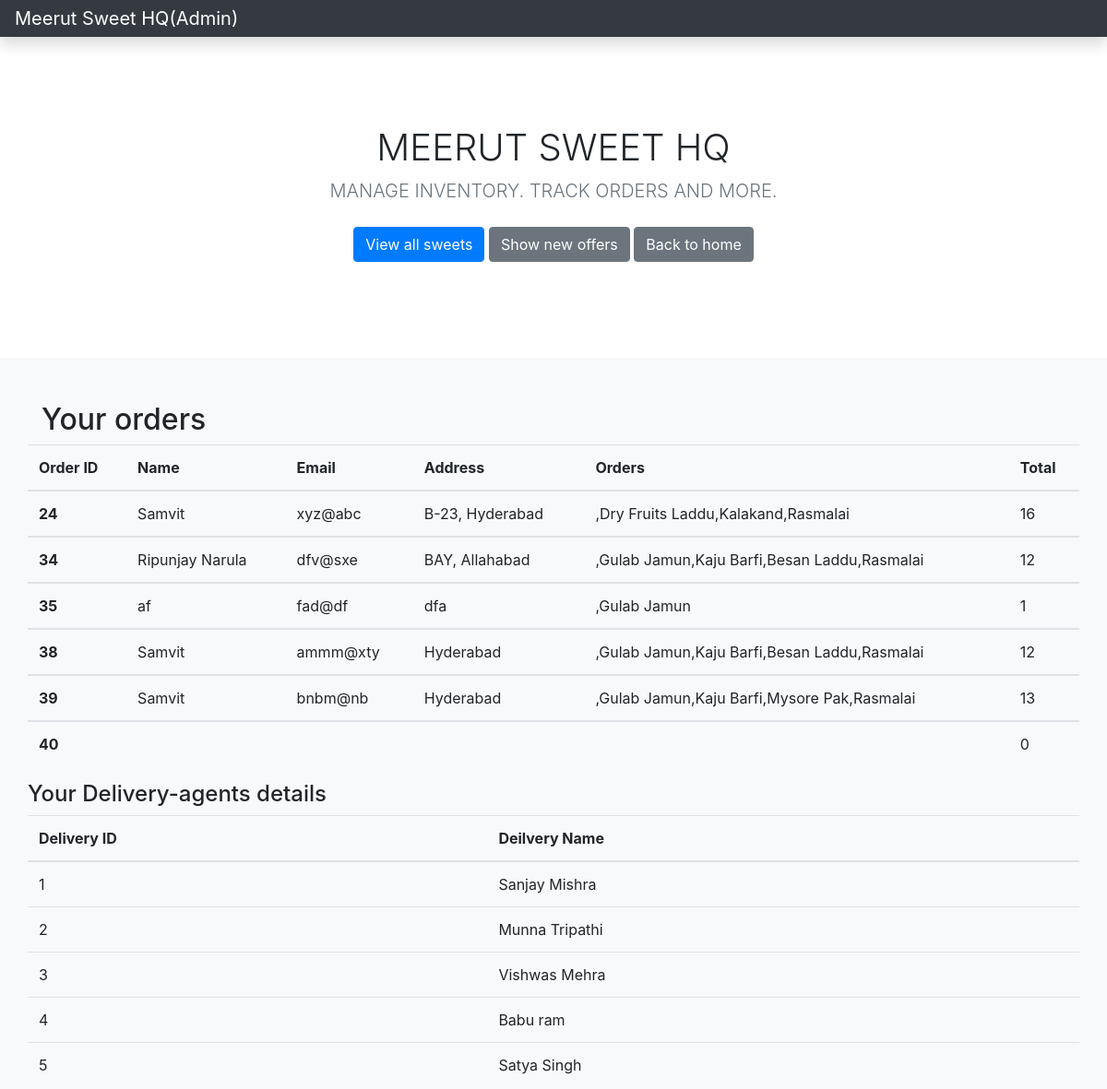
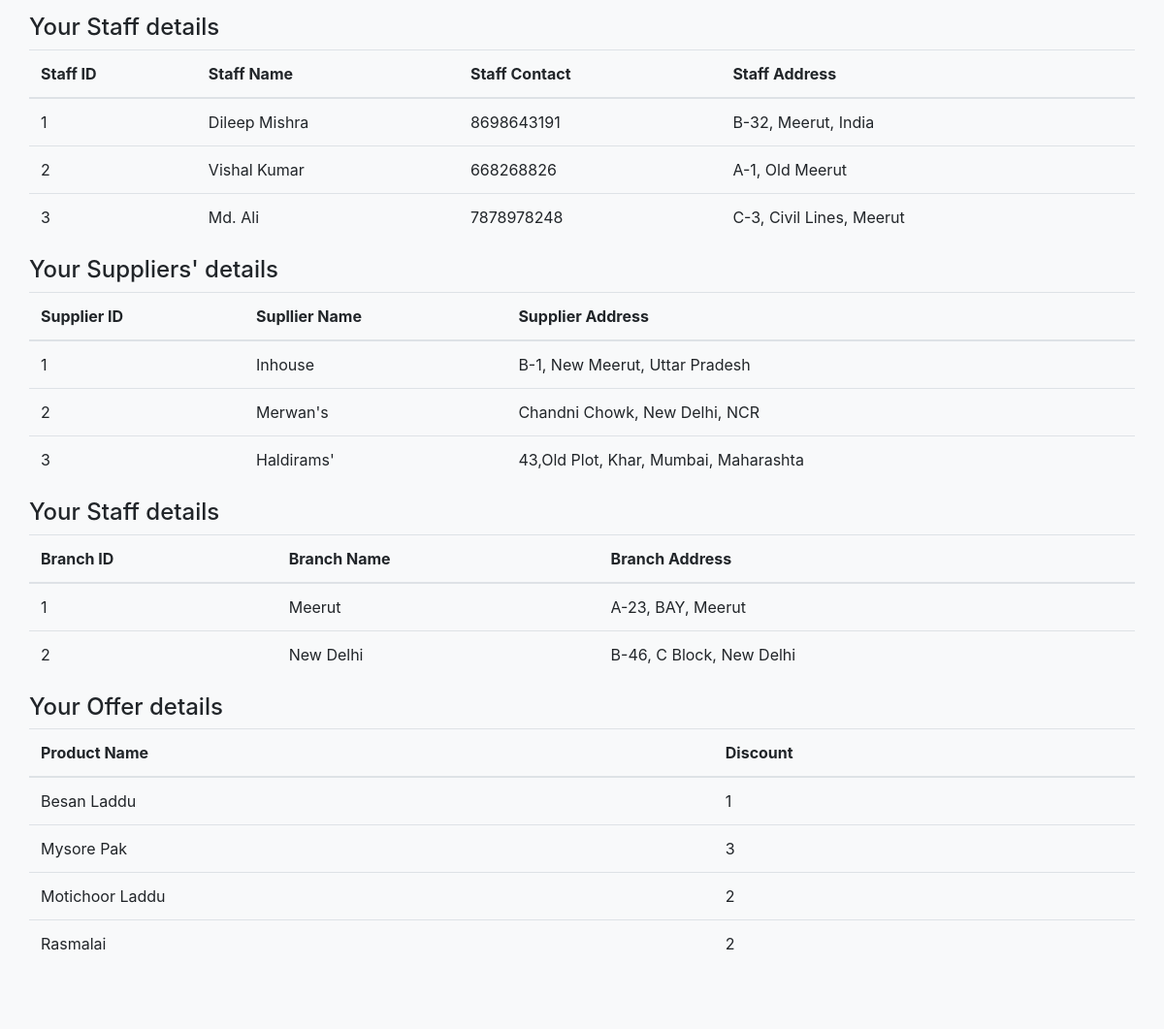
The page /sign-in/admin.php on the database its author committed (2 pictures, top to bottom).
### tables this page shows
CREATE TABLE `orders` (
  `uname` varchar(30) NOT NULL,
  `uid` int(4) NOT NULL AUTO_INCREMENT,
  `uemail` varchar(30) NOT NULL,
  `uaddress` varchar(50) NOT NULL,
  `cart` varchar(30) NOT NULL,
  PRIMARY KEY (`uid`)
);

CREATE TABLE `product` (
  `PRODUCT_ID` varchar(6) NOT NULL DEFAULT '',
  `P_NAME` varchar(30) DEFAULT NULL,
  `PRICE` int(11) DEFAULT NULL,
  `BRAND` varchar(10) DEFAULT NULL,
  `STOCK_NO` varchar(6) DEFAULT NULL,
  `discount` int(11) NOT NULL,
  PRIMARY KEY (`PRODUCT_ID`),
  KEY `FK_PRODUCT` (`STOCK_NO`),
  CONSTRAINT `FK_PRODUCT` FOREIGN KEY (`STOCK_NO`) REFERENCES `stock` (`STOCK_NO`)
);

CREATE TABLE `dmen` (
  `did` int(11) NOT NULL,
  `name` varchar(30) NOT NULL,
  `status` int(11) NOT NULL,
  PRIMARY KEY (`did`)
);

CREATE TABLE `staff` (
  `staffid` int(4) NOT NULL AUTO_INCREMENT,
  `staffname` varchar(32) NOT NULL,
  `staffaddress` varchar(50) NOT NULL,
  `staffcontact` varchar(12) NOT NULL,
  PRIMARY KEY (`staffid`)
);

CREATE TABLE `supplier` (
  `SUPPLIER_ID` varchar(6) NOT NULL DEFAULT '',
  `S_NAME` varchar(15) DEFAULT NULL,
  `S_ADDRESS` varchar(50) DEFAULT NULL,
  PRIMARY KEY (`SUPPLIER_ID`)
);

CREATE TABLE `branches` (
  `branchid` int(4) NOT NULL,
  `branchname` varchar(32) NOT NULL,
  `branch address` varchar(50) NOT NULL
);

### sign-in/admin.php (the view, shortened to what this page needs)
<!doctype html>
<html lang="en">
  <head>
<link href="../assets/dist/css/bootstrap.min.css" rel="stylesheet">
    <link href="album.css" rel="stylesheet">
  </head>
  <body>
  <nav class="navbar navbar-dark sticky-top bg-dark flex-md-nowrap p-0 shadow">
  <a class="navbar-brand col-md-3 col-lg-2 mr-0 px-3" href="#">Meerut Sweet HQ(Admin)</a>
</nav>
<main role="main">
  <section class="jumbotron text-center">
    <div class="container">
      <h1>MEERUT SWEET HQ</h1>
      <p class="lead text-muted">MANAGE INVENTORY. TRACK ORDERS AND MORE.</p>
      <p>
        <a href="#" class="btn btn-primary my-2">View all sweets</a>
        <a href="offers.php" class="btn btn-secondary my-2">Show new offers</a>
        <a href="#" class="btn btn-secondary my-2">Back to home</a>
      </p>
    </div>
  </section>
  <div class="album py-5 bg-light">
    <div class="container"> <h2>Your orders</h2>
      <div class="row">
    <table class="table">
        <thead>
        <tr>
            <th scope="col">Order ID</th>
            <th scope="col">Name</th>
            <th scope="col">Email</th>
            <th scope="col">Address</th>
            <th scope="col">Orders</th>
            <th scope="col">Total</th>
          </tr>
        </thead>
<?php
$servername = "localhost:8889";
$username = "root";
$password = "vashuhero1";
$dbname = "sweet";
$conn = new mysqli($servername, $username, $password, $dbname);
$sql0 = "SELECT * FROM orders";
$result0 = $conn->query($sql0);
if($result0->num_rows>0){
    while($row0 = $result0->fetch_assoc()) {
        $cart=$row0['cart'];
        $myArray = str_split($cart);
        $total=0;
        $data="";
        foreach($myArray as $character){
            $sql = "SELECT * FROM product WHERE PRODUCT_ID=$character";
            $result = $conn->query($sql);
                $row=$result->fetch_assoc();
                $cname=$row['P_NAME'];
                $total=$total+($row['PRICE']-$row['discount']);
                $data=$data.",".$cname;
        }
        echo '
        <tbody>
          <tr>
            <th scope="row">'.$row0['uid'].'</th>
            <td>'.$row0['uname'].'</td>
            <td>'.$row0['uemail'].'</td>
            <td>'.$row0['uaddress'].'</td>
            <td>'.$data.'</td>
            <td>'.$total.'</td>
          </tr>
        ';
    }
}
?>
        </tbody>
      </table>
        <h4> Your Delivery-agents details</h4>
        <table class="table">
        <thead>
        <tr>
            <th scope="col">Delivery ID</th>
            <th scope="col">Deilvery Name</th>
          </tr>
        </thead>
        <?php
  $sql2 = "SELECT * FROM dmen";
  $result2 = $conn->query($sql2);
  $conn->query($sql2);
  while($row2 = $result2->fetch_assoc()) {
  echo '<tr>
            <td>'.$row2['did'].'</td>
            <td>'.$row2['name'].'</td>
          </tr>';
  }
  ?>
</table>
<h4> Your Staff details</h4>
        <table class="table">
        <thead>
        <tr>
            <th scope="col">Staff ID</th>
            <th scope="col">Staff Name</th>
            <th scope="col">Staff Contact</th>
            <th scope="col">Staff Address</th>
          </tr>
        </thead>
        <?php
  $sql3 = "SELECT * FROM staff";
  $result3 = $conn->query($sql3);
  $conn->query($sql3);
  while($row3 = $result3->fetch_assoc()) {
  echo '<tr>
            <td>'.$row3['staffid'].'</td>
            <td>'.$row3['staffname'].'</td>
            <td>'.$row3['staffcontact'].'</td>
            <td>'.$row3['staffaddress'].'</td>
          </tr>';
  }
  ?>
    </table>
    <h4> Your Suppliers' details</h4>
        <table class="table">
        <thead>
        <tr>
            <th scope="col">Supplier ID</th>
            <th scope="col">Supllier Name</th>
            <th scope="col">Supplier Address</th>
          </tr>
        </thead>
        <?php
  $sql34 = "SELECT * FROM supplier";
  $result34 = $conn->query($sql34);
  $conn->query($sql34);
  while($row34 = $result34->fetch_assoc()) {
  echo '<tr>
            <td>'.$row34['SUPPLIER_ID'].'</td>
            <td>'.$row34['S_NAME'].'</td>
            <td>'.$row34['S_ADDRESS'].'</td>
          </tr>';
  }
  ?>
    </table>
    <h4> Your Staff details</h4>
        <table class="table">
        <thead>
        <tr>
            <th scope="col">Branch ID</th>
            <th scope="col">Branch Name</th>
            <th scope="col">Branch Address</th>
          </tr>
        </thead>
        <?php
  $sql4 = "SELECT * FROM branches";
  $result4 = $conn->query($sql4);
  $conn->query($sql4);
  while($row4 = $result4->fetch_assoc()) {
  echo '<tr>
            <td>'.$row4['branchid'].'</td>
            <td>'.$row4['branchname'].'</td>
            <td>'.$row4['branch address'].'</td>
          </tr>';
  }
  ?>
    </table>
    <h4> Your Offer details</h4>
        <table class="table">
        <thead>
        <tr>
            <th scope="col">Product Name</th>
            <th scope="col">Discount</th>
          </tr>
        </thead>
        <?php
  $sql3 = "SELECT * from product where PRODUCT_ID IN (SELECT PRODUCT_ID FROM offer)";
  $result3 = $conn->query($sql3);
  while($row3 = $result3->fetch_assoc()) {
  echo '<tr>
            <td>'.$row3['P_NAME'].'</td>
            <td>'.$row3['discount'].'</td>
          </tr>';
  }
  ?>
    </table>
      </div>
    </div>
  </div>
</main>
</html>

### sign-in/album.css (style rules this page uses)
.jumbotron { padding-top: 3rem; padding-bottom: 3rem; margin-bottom: 0; background-color: #fff; }
@media (min-width: 768px) { .jumbotron { padding-top: 6rem; padding-bottom: 6rem; } }
.jumbotron p:last-child { margin-bottom: 0; }
.jumbotron h1 { font-weight: 300; }
.jumbotron .container { max-width: 40rem; }

### rows shown on the page
orders: uid "24", uname "Samvit", uemail "xyz@abc", uaddress "B-23, Hyderabad", data ",Dry Fruits Laddu,Kalakand,Rasmalai", total "16"
orders: uid "34", uname "Ripunjay Narula", uemail "dfv@sxe", uaddress "BAY, Allahabad", data ",Gulab Jamun,Kaju Barfi,Besan Laddu,Rasmalai", total "12"
orders: uid "35", uname "af", uemail "fad@df", uaddress "dfa", product.P_NAME ",Gulab Jamun", total "1"
orders: uid "38", uname "Samvit", uemail "ammm@xty", uaddress "Hyderabad", data ",Gulab Jamun,Kaju Barfi,Besan Laddu,Rasmalai", total "12"
orders: uid "39", uname "Samvit", uemail "bnbm@nb", uaddress "Hyderabad", data ",Gulab Jamun,Kaju Barfi,Mysore Pak,Rasmalai", total "13"
orders: uid "40", total "0"
dmen: did "1", name "Sanjay Mishra"
dmen: did "2", name "Munna Tripathi"
dmen: did "3", name "Vishwas Mehra"
dmen: did "4", name "Babu ram"
dmen: did "5", name "Satya Singh"
staff: staffid "1", staffname "Dileep Mishra", staffcontact "8698643191", staffaddress "B-32, Meerut, India"
staff: staffid "2", staffname "Vishal Kumar", staffcontact "668268826", staffaddress "A-1, Old Meerut"
staff: staffid "3", staffname "Md. Ali", staffcontact "7878978248", staffaddress "C-3, Civil Lines, Meerut"
supplier: SUPPLIER_ID "1", S_NAME "Inhouse", S_ADDRESS "B-1, New Meerut, Uttar Pradesh"
supplier: SUPPLIER_ID "2", S_NAME "Merwan's", S_ADDRESS "Chandni Chowk, New Delhi, NCR"
supplier: SUPPLIER_ID "3", S_NAME "Haldirams'", S_ADDRESS "43,Old Plot, Khar, Mumbai, Maharashta"
branches: branchid "1", branchname "Meerut", branch address "A-23, BAY, Meerut"
branches: branchid "2", branchname "New Delhi", branch address "B-46, C Block, New Delhi"
product: P_NAME "Besan Laddu", discount "1"
product: P_NAME "Mysore Pak", discount "3"
product: P_NAME "Motichoor Laddu", discount "2"
product: P_NAME "Rasmalai", discount "2"
